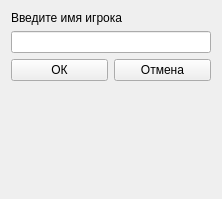
<?xml version="1.0" encoding="UTF-8"?>
<ui version="4.0">
 <class>ActorAdd</class>
 <widget class="QWidget" name="ActorAdd">
  <property name="geometry">
   <rect>
    <x>0</x>
    <y>0</y>
    <width>222</width>
    <height>199</height>
   </rect>
  </property>
  <property name="windowTitle">
   <string>Form</string>
  </property>
  <layout class="QVBoxLayout" name="verticalLayout_2">
   <item>
    <layout class="QVBoxLayout" name="verticalLayout">
     <item>
      <widget class="QLabel" name="label">
       <property name="text">
        <string>Введите имя игрока</string>
       </property>
      </widget>
     </item>
     <item>
      <widget class="QLineEdit" name="lineEdit"/>
     </item>
     <item>
      <layout class="QHBoxLayout" name="horizontalLayout_2">
       <item>
        <widget class="QPushButton" name="pushButton">
         <property name="text">
          <string>ОК</string>
         </property>
        </widget>
       </item>
       <item>
        <widget class="QPushButton" name="pushButton_2">
         <property name="text">
          <string>Отмена</string>
         </property>
        </widget>
       </item>
      </layout>
     </item>
     <item>
      <spacer name="verticalSpacer">
       <property name="orientation">
        <enum>Qt::Vertical</enum>
       </property>
       <property name="sizeHint" stdset="0">
        <size>
         <width>20</width>
         <height>40</height>
        </size>
       </property>
      </spacer>
     </item>
    </layout>
   </item>
  </layout>
 </widget>
 <resources/>
 <connections/>
</ui>
